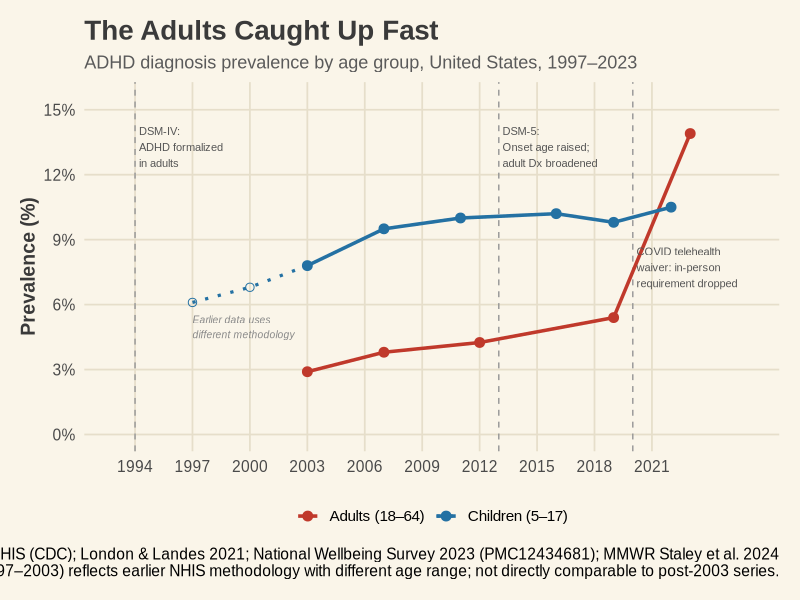

R code for this plot:
# Copyright (c) 2026 Andrew R. Crocker. All rights reserved.
# Notes from the Abstracts — https://andrewrcrocker.substack.com

library(ggplot2)

theme_1950s <- function() {
  theme_minimal(base_family = "Arial", base_size = 14) +
    theme(
      plot.background = element_rect(fill = "#FAF5E9", color = NA),
      panel.background = element_rect(fill = "#FAF5E9", color = NA),
      panel.grid.major = element_line(color = "#E6DECA", linewidth = 0.6),
      panel.grid.minor = element_blank(),
      axis.title = element_text(face = "bold", color = "#3A3A3A"),
      axis.text = element_text(color = "#4A4A4A"),
      plot.title = element_text(face = "bold", size = 20, color = "#3A3A3A"),
      plot.subtitle = element_text(size = 13, color = "#5A5A5A"),
      plot.margin = margin(15, 15, 15, 15),
      legend.position = "none"
    )
}

child_early <- data.frame(
  year = c(1997, 2000, 2003),
  prevalence = c(6.1, 6.8, 7.8),
  group = "Children (5–17)"
)

child_data <- data.frame(
  year = c(2003, 2007, 2011, 2016, 2019, 2022),
  prevalence = c(7.8, 9.5, 10.0, 10.2, 9.8, 10.5),
  group = "Children (5–17)"
)

adult_data <- data.frame(
  year = c(2003, 2007, 2012, 2019, 2023),
  prevalence = c(2.9, 3.8, 4.25, 5.4, 13.9),
  group = "Adults (18–64)"
)

df_main <- rbind(adult_data, child_data)

palette <- c("Adults (18–64)" = "#C0392B", "Children (5–17)" = "#2471A3")

p <- ggplot() +
  geom_vline(xintercept = c(1994, 2013, 2020),
             linetype = "dashed", color = "#999999", linewidth = 0.5) +
  geom_line(data = child_early,
            aes(x = year, y = prevalence, color = group),
            linetype = "dotted", linewidth = 1.1) +
  geom_point(data = child_early,
             aes(x = year, y = prevalence, color = group),
             size = 2.5, shape = 1) +
  geom_line(data = df_main,
            aes(x = year, y = prevalence, color = group),
            linewidth = 1.2) +
  geom_point(data = df_main,
             aes(x = year, y = prevalence, color = group),
             size = 3) +
  # Methodological note near early data
  annotate("text", x = 1997, y = 5.5,
           label = "Earlier data uses\ndifferent methodology",
           hjust = 0, vjust = 1, size = 2.6, color = "#888888",
           fontface = "italic", family = "Arial") +
  # DSM-IV annotation — top
  annotate("text", x = 1994.2, y = 14.2,
           label = "DSM-IV:\nADHD formalized\nin adults",
           hjust = 0, vjust = 1, size = 2.8, color = "#555555", family = "Arial") +
  # DSM-5 annotation — top
  annotate("text", x = 2013.2, y = 14.2,
           label = "DSM-5:\nOnset age raised;\nadult Dx broadened",
           hjust = 0, vjust = 1, size = 2.8, color = "#555555", family = "Arial") +
  # COVID annotation — moved BELOW the red line (around y = 6.5, just above children line)
  annotate("text", x = 2020.2, y = 6.8,
           label = "COVID telehealth\nwaiver: in-person\nrequirement dropped",
           hjust = 0, vjust = 0, size = 2.8, color = "#555555", family = "Arial") +
  scale_color_manual(values = palette, name = NULL) +
  scale_x_continuous(breaks = seq(1994, 2023, by = 3),
                     limits = c(1993, 2026)) +
  scale_y_continuous(labels = function(x) paste0(x, "%"),
                     limits = c(0, 15.5),
                     breaks = seq(0, 15, by = 3)) +
  labs(
    title = "The Adults Caught Up Fast",
    subtitle = "ADHD diagnosis prevalence by age group, United States, 1997–2023",
    x = NULL,
    y = "Prevalence (%)",
    caption = "Sources: NHIS (CDC); London & Landes 2021; National Wellbeing Survey 2023 (PMC12434681); MMWR Staley et al. 2024\nDotted segment (1997–2003) reflects earlier NHIS methodology with different age range; not directly comparable to post-2003 series."
  ) +
  theme_1950s() +
  theme(legend.position = "bottom",
        legend.text = element_text(size = 11))

ggsave("/home/claude/adhd_chart.png", plot = p,
       width = 1456, height = 816, units = "px", dpi = 150, bg = "#FAF5E9")
cat("Done\n")
